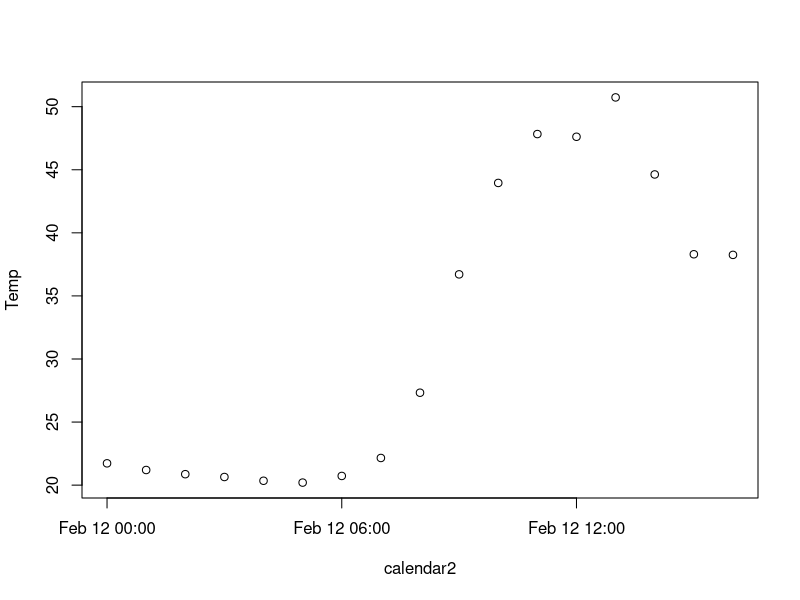
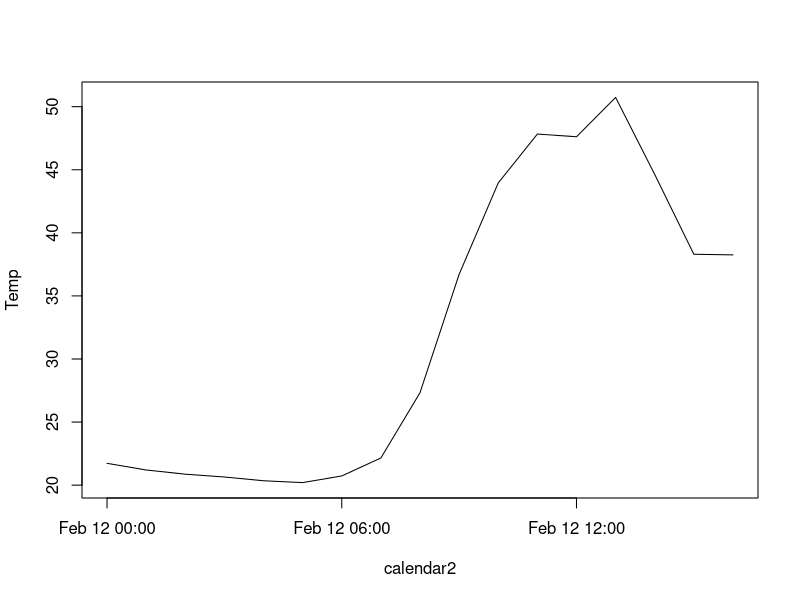

Reproduce these figures in R, in order.
dat <- read.csv("sachin.csv")

str(dat)
##from this you can see that Date is a factor so we need to change it a date object
## we can use the lubridate packake to accomplish this very easy
##you should also learn as.Date as.POSIXct but this is way better

library(lubridate)

##first look at the format of the actual date data and determine where things are (month, day, year hour, minute, second)

head(dat)

##then turn Date into a Date object using lubridate
dat$Date <- dmy_hms(dat$Date,  tz="UTC")

##check to see if it worked
str(dat)
##very important to notice that R took your Date (mdy_hms) and converted it into the standard format for R which is ymd_hms (POSIXct)

###i use as.Date to extract YMD as the numer of days since the origin ("1970-01-01") for later use
dat$Date2 <- as.numeric(as.Date(dat$Date, format = "%Y/%m/%d", tz="UTC"))

##lets make a new column that we will use for plotting
##we will eventually want to plot data by hour so lets work for that

##extract the day of the year (1-365)
dat$day <- yday(dat$Date)
##then hour
dat$hour <- hour(dat$Date)

##paste these two together as your 
dat$unique_time <- with(dat, paste(day, hour, sep = "-"))


####means by hour-------------------------------------------------------------------------------------------------------------

##then take the mean by your unique variable
library(doBy)
dat_agg <- summaryBy(Date2 + hour + Temp ~ unique_time, data=dat, FUN=c(mean), keep.names = TRUE)

##now lets convert that date as a number back to Date
dat_agg$calendar <- as.Date(dat_agg$Date2,  origin = "1970-01-01")

dat_agg$calendar2 <- with(dat_agg, paste(calendar, hour, sep=" "))
str(dat_agg)

dat_agg$calendar2 <- ymd_h(dat_agg$calendar2)

####plot----------------------------------------------------------------------------------------------------------------------

###order the Date column (calendar2) so that the line argument works properly
dat_agg <- dat_agg[order(dat_agg$calendar2),]

plot(Temp~calendar2, data=dat_agg)

plot(Temp~calendar2, data=dat_agg, type="l")





